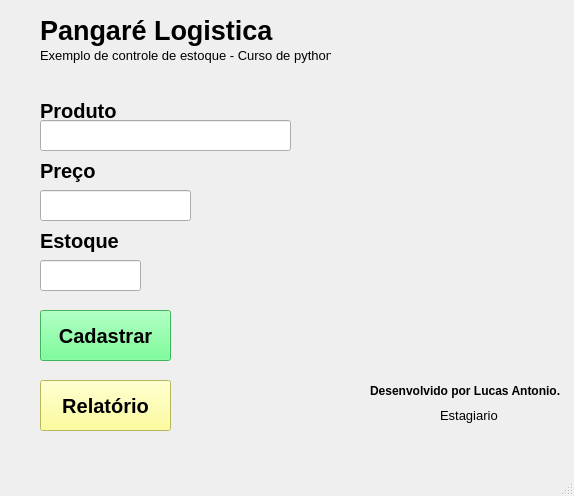
<?xml version="1.0" encoding="UTF-8"?>
<ui version="4.0">
 <class>MainWindow</class>
 <widget class="QMainWindow" name="MainWindow">
  <property name="geometry">
   <rect>
    <x>0</x>
    <y>0</y>
    <width>574</width>
    <height>496</height>
   </rect>
  </property>
  <property name="windowTitle">
   <string>MainWindow</string>
  </property>
  <widget class="QWidget" name="centralwidget">
   <widget class="QLabel" name="label">
    <property name="geometry">
     <rect>
      <x>40</x>
      <y>10</y>
      <width>251</width>
      <height>41</height>
     </rect>
    </property>
    <property name="font">
     <font>
      <pointsize>20</pointsize>
      <weight>75</weight>
      <bold>true</bold>
     </font>
    </property>
    <property name="text">
     <string>Pangaré Logistica</string>
    </property>
   </widget>
   <widget class="QLabel" name="label_2">
    <property name="geometry">
     <rect>
      <x>40</x>
      <y>40</y>
      <width>291</width>
      <height>31</height>
     </rect>
    </property>
    <property name="font">
     <font>
      <pointsize>10</pointsize>
     </font>
    </property>
    <property name="text">
     <string>Exemplo de controle de estoque - Curso de python</string>
    </property>
   </widget>
   <widget class="QLabel" name="label_3">
    <property name="geometry">
     <rect>
      <x>40</x>
      <y>90</y>
      <width>171</width>
      <height>41</height>
     </rect>
    </property>
    <property name="font">
     <font>
      <pointsize>15</pointsize>
      <weight>75</weight>
      <bold>true</bold>
     </font>
    </property>
    <property name="text">
     <string>Produto</string>
    </property>
   </widget>
   <widget class="QLabel" name="label_4">
    <property name="geometry">
     <rect>
      <x>40</x>
      <y>150</y>
      <width>171</width>
      <height>41</height>
     </rect>
    </property>
    <property name="font">
     <font>
      <pointsize>15</pointsize>
      <weight>75</weight>
      <bold>true</bold>
     </font>
    </property>
    <property name="text">
     <string>Preço</string>
    </property>
   </widget>
   <widget class="QLabel" name="label_5">
    <property name="geometry">
     <rect>
      <x>40</x>
      <y>220</y>
      <width>251</width>
      <height>41</height>
     </rect>
    </property>
    <property name="font">
     <font>
      <pointsize>15</pointsize>
      <weight>75</weight>
      <bold>true</bold>
     </font>
    </property>
    <property name="text">
     <string>Estoque</string>
    </property>
   </widget>
   <widget class="QLineEdit" name="txtProduto">
    <property name="geometry">
     <rect>
      <x>40</x>
      <y>120</y>
      <width>251</width>
      <height>31</height>
     </rect>
    </property>
    <property name="font">
     <font>
      <family>Arial Black</family>
      <pointsize>10</pointsize>
     </font>
    </property>
   </widget>
   <widget class="QLineEdit" name="txtPreco">
    <property name="geometry">
     <rect>
      <x>40</x>
      <y>190</y>
      <width>151</width>
      <height>31</height>
     </rect>
    </property>
    <property name="font">
     <font>
      <family>Arial Black</family>
      <pointsize>10</pointsize>
     </font>
    </property>
   </widget>
   <widget class="QLineEdit" name="txtEstoque">
    <property name="geometry">
     <rect>
      <x>40</x>
      <y>260</y>
      <width>101</width>
      <height>31</height>
     </rect>
    </property>
    <property name="font">
     <font>
      <family>Arial Black</family>
      <pointsize>10</pointsize>
     </font>
    </property>
   </widget>
   <widget class="QPushButton" name="btnCadastrar">
    <property name="geometry">
     <rect>
      <x>40</x>
      <y>310</y>
      <width>131</width>
      <height>51</height>
     </rect>
    </property>
    <property name="font">
     <font>
      <pointsize>15</pointsize>
      <weight>75</weight>
      <bold>true</bold>
     </font>
    </property>
    <property name="styleSheet">
     <string notr="true">background-color: rgb(85, 255, 127);</string>
    </property>
    <property name="text">
     <string>Cadastrar</string>
    </property>
   </widget>
   <widget class="QPushButton" name="btnRelatorio">
    <property name="geometry">
     <rect>
      <x>40</x>
      <y>380</y>
      <width>131</width>
      <height>51</height>
     </rect>
    </property>
    <property name="font">
     <font>
      <pointsize>15</pointsize>
      <weight>75</weight>
      <bold>true</bold>
     </font>
    </property>
    <property name="styleSheet">
     <string notr="true">background-color: rgb(85, 255, 127);
background-color: rgb(255, 255, 127);</string>
    </property>
    <property name="text">
     <string>Relatório</string>
    </property>
   </widget>
   <widget class="QLabel" name="label_6">
    <property name="geometry">
     <rect>
      <x>370</x>
      <y>370</y>
      <width>211</width>
      <height>41</height>
     </rect>
    </property>
    <property name="font">
     <font>
      <weight>75</weight>
      <bold>true</bold>
     </font>
    </property>
    <property name="text">
     <string>Desenvolvido por Lucas Antonio.</string>
    </property>
   </widget>
   <widget class="QLabel" name="label_7">
    <property name="geometry">
     <rect>
      <x>440</x>
      <y>400</y>
      <width>71</width>
      <height>31</height>
     </rect>
    </property>
    <property name="font">
     <font>
      <pointsize>10</pointsize>
     </font>
    </property>
    <property name="text">
     <string>Estagiario</string>
    </property>
   </widget>
  </widget>
  <widget class="QMenuBar" name="menubar">
   <property name="geometry">
    <rect>
     <x>0</x>
     <y>0</y>
     <width>574</width>
     <height>21</height>
    </rect>
   </property>
  </widget>
  <widget class="QStatusBar" name="statusbar"/>
 </widget>
 <resources/>
 <connections/>
</ui>
